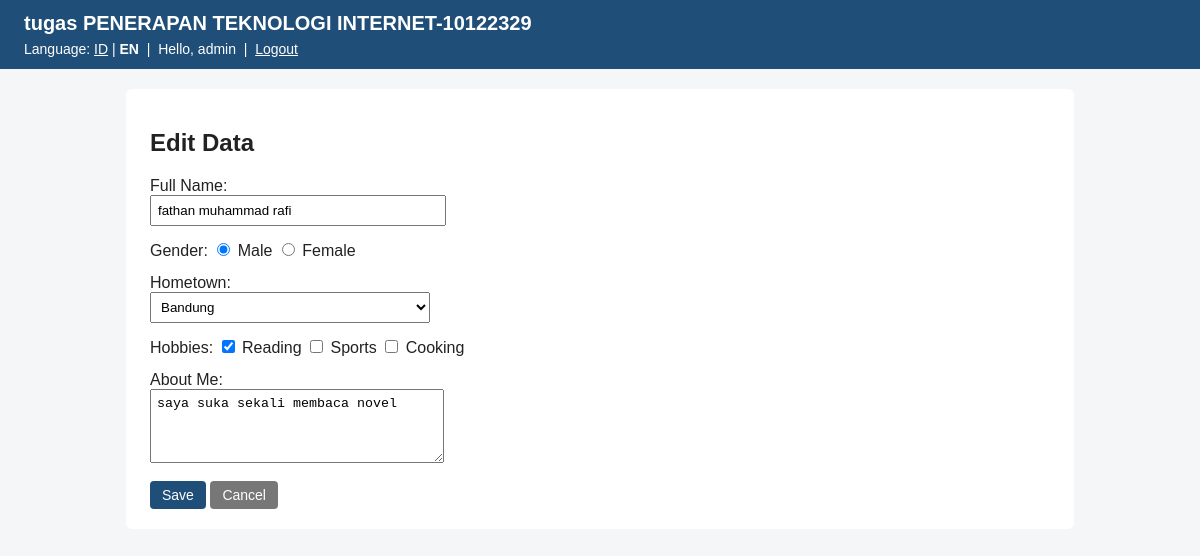
/edit.php?id=1&lang=en (signed in), run on the app's committed database.
### tables this page shows
CREATE TABLE `pendaftar` (
  `id` int(11) NOT NULL,
  `nama_lengkap` varchar(100) NOT NULL,
  `jenis_kelamin` enum('Laki-laki','Perempuan') NOT NULL,
  `kota_asal` varchar(50) NOT NULL,
  `hobi` set('Membaca','Olahraga','Memasak') DEFAULT NULL,
  `tentang_saya` text DEFAULT NULL,
  `created_at` timestamp NOT NULL DEFAULT current_timestamp()
);

### edit.php (called while the page is built, shortened)
<?php
require 'helper.php';
$id = filter_var($_GET['id'] ?? null, FILTER_VALIDATE_INT, ['options' => ['min_range' => 1]]);
$stmt = mysqli_prepare($conn, 'SELECT * FROM pendaftar WHERE id = ?');
mysqli_stmt_bind_param($stmt, 'i', $id);
mysqli_stmt_execute($stmt);
$row = mysqli_fetch_assoc(mysqli_stmt_get_result($stmt));
$data = [
    'nama_lengkap'  => $row['nama_lengkap'],
    'jenis_kelamin' => $row['jenis_kelamin'],
    'kota_asal'     => $row['kota_asal'],
    'hobi'          => $row['hobi'] ? explode(',', $row['hobi']) : [],
    'tentang_saya'  => $row['tentang_saya'],
];
include '_form.php';

### _form.php (the view, shortened to what this page needs)
<form method="POST" novalidate>
    <p class="baris">
        <label for="nama"><?= e(t('nama')) ?>:</label><br>
        <input type="text" id="nama" name="nama_lengkap" value="<?= e($data['nama_lengkap']) ?>">
    </p>
    <p class="baris">
        <?= e(t('jk')) ?>:
        <?php foreach (['Laki-laki', 'Perempuan'] as $opsi): ?>
            <label>
                <input type="radio" name="jenis_kelamin" value="<?= e($opsi) ?>"
                    <?= $data['jenis_kelamin'] === $opsi ? 'checked' : '' ?>>
                <?= e(t('jk_' . $opsi)) ?>
            </label>
        <?php endforeach; ?>
    </p>
    <p class="baris">
        <label for="kota"><?= e(t('kota')) ?>:</label><br>
        <select id="kota" name="kota_asal">
            <?php foreach (DAFTAR_KOTA as $kota): ?>
                <option value="<?= e($kota) ?>" <?= $data['kota_asal'] === $kota ? 'selected' : '' ?>>
                    <?= e($kota) ?>
                </option>
            <?php endforeach; ?>
        </select>
    </p>
    <p class="baris">
        <?= e(t('hobi')) ?>:
        <?php foreach (DAFTAR_HOBI as $opsi): ?>
            <label>
                <input type="checkbox" name="hobi[]" value="<?= e($opsi) ?>"
                    <?= in_array($opsi, $data['hobi'], true) ? 'checked' : '' ?>>
                <?= e(t('hobi_' . $opsi)) ?>
            </label>
        <?php endforeach; ?>
    </p>
    <p class="baris">
        <label for="tentang"><?= e(t('tentang')) ?>:</label><br>
        <textarea id="tentang" name="tentang_saya" rows="4"><?= e($data['tentang_saya']) ?></textarea>
    </p>
    <button type="submit" class="btn"><?= e(t('simpan')) ?></button>
    <a href="index.php" class="btn abu"><?= e(t('batal')) ?></a>
</form>

### helper.php (style rules this page uses)
body { font-family: Arial, sans-serif; margin: 0; background: #f4f6f8; color: #222; }
.btn { display: inline-block; padding: 6px 12px; background: #1f4e79; color: #fff; border: 0; border-radius: 4px; text-decoration: none; cursor: pointer; font-size: 14px; }
.btn.abu { background: #777; }
p.baris { margin: 14px 0; }
input[type=text], input[type=password], select, textarea { padding: 6px; width: 280px; max-width: 100%; }

### data on the page
pendaftar: nama_lengkap "fathan muhammad rafi", jenis_kelamin "☑ Male", jenis_kelamin "☐ Female", tentang_saya "saya suka sekali membaca novel"

### other printed values
t('bahasa') "Language"
t('halo') "Hello"
$_SESSION['username'] "admin"
t('keluar') "Logout"
$judul "Edit Data"
t('nama') "Full Name"
t('jk') "Gender"
t('jk_' . $opsi) "Male"
t('jk_' . $opsi) "Female"
t('kota') "Hometown"
t('hobi') "Hobbies"
t('hobi_' . $opsi) "Reading"
t('hobi_' . $opsi) "Sports"
t('hobi_' . $opsi) "Cooking"
t('tentang') "About Me"
